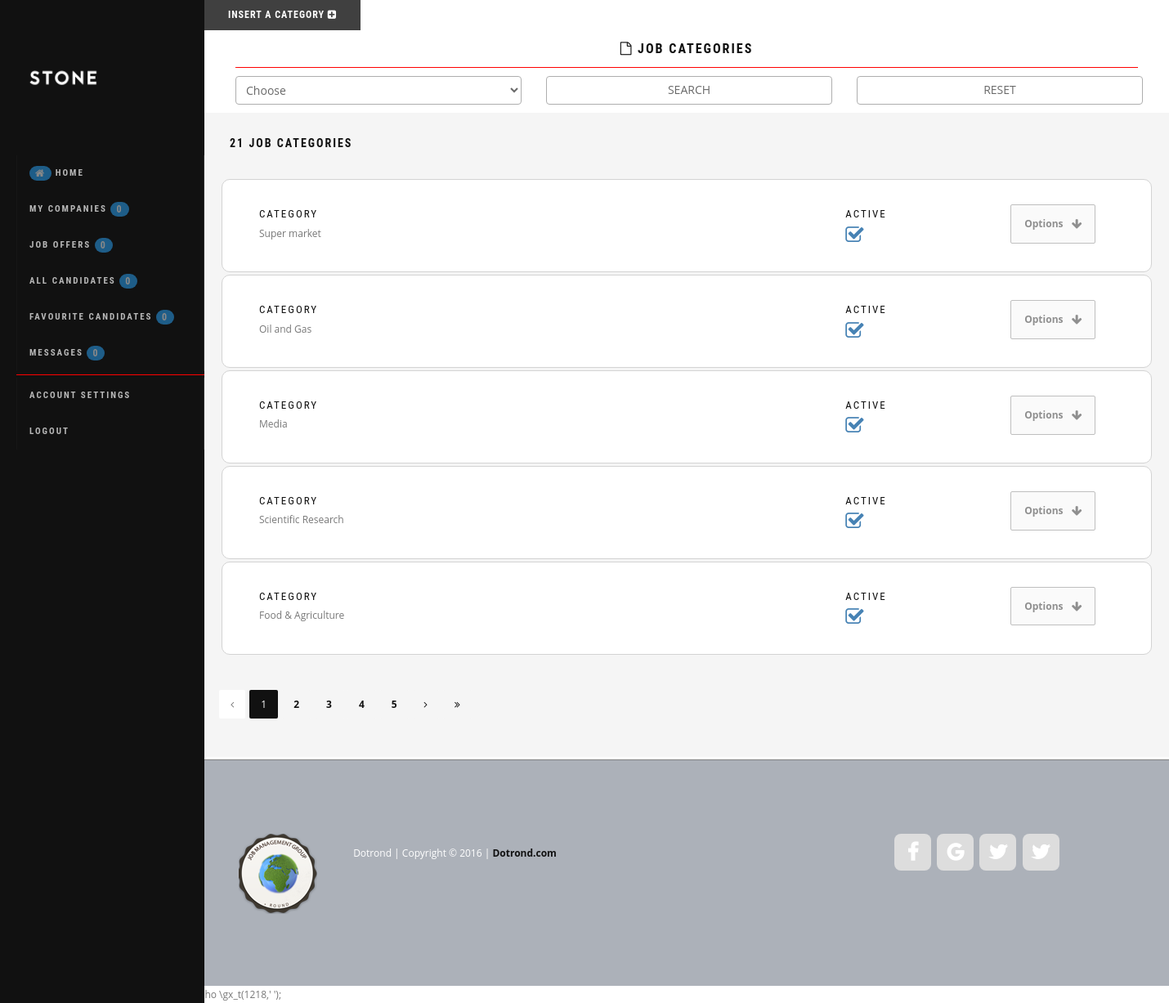
Page /admin/lst_categories.php (signed in) on the committed database.
### tables this page shows
CREATE TABLE IF NOT EXISTS `category_expertises` (
  `id_cat_expertise` int(11) NOT NULL AUTO_INCREMENT,
  `en_expertise_category` varchar(80) DEFAULT NULL,
  `de_expertise_category` varchar(80) DEFAULT NULL,
  `fr_expertise_category` varchar(80) DEFAULT NULL,
  `it_expertise_category` varchar(80) DEFAULT NULL,
  `rs_expertise_category` varchar(80) DEFAULT NULL,
  `al_expertise_category` varchar(80) DEFAULT NULL,
  `active` tinyint(1) NOT NULL DEFAULT '1',
  PRIMARY KEY (`id_cat_expertise`)
);

CREATE TABLE IF NOT EXISTS `social_fanpages` (
  `id_fanpage` int(11) NOT NULL AUTO_INCREMENT,
  `company_name` varchar(80) DEFAULT NULL,
  `img_icon` varchar(50) DEFAULT NULL,
  `http_direction` mediumtext,
  `active` tinyint(4) DEFAULT '1',
  PRIMARY KEY (`id_fanpage`),
  UNIQUE KEY `id_fanpage` (`id_fanpage`)
);

### admin/construct_pagination.php (called while the page is built, shortened)
<?php
$nbPages = ceil($total/$_SESSION['epp']);
$current = 1;
$start=($current * $_SESSION['epp'] - $_SESSION['epp']);
?>

### admin/lst_categories.php (the view, shortened to what this page needs)
<?php
require_once('assets/include/functions.php');
$module=basename($_SERVER["SCRIPT_NAME"]);
$filename=basename(__FILE__, '.php');
require_once('assets/include/variables.php');
$count_category = $dbj->query('SELECT category_expertises.id_cat_expertise FROM category_expertises WHERE 1=1 '.$_SESSION[$filename]['search_query'].'');
$total = $count_category->rowCount();
$title_total_results=$total.' Job Categories';
include('construct_pagination.php');
require_once('assets/css_header.php');
?>
<body>
<?php include('left_menu.php'); ?>
<div class="content">
<section id="insButton">
  <a class="fancybox fancybox.iframe btn btn-dark" href="ins_category.php">Insert a Category <i class="fa fa-plus-square fa-1x"></i></a>
</section>
<div class="container">
  <div class="row">
    <div class="col-md-12 text-center">
      <h4 class="padding10"><b><i class="fa fa-file-o"></i> Job Categories</b></h4>
       <hr class="divider-menu">
    </div>
  </div>
</div>
<section id="adminheader">
  <div class="container">
    <form name="name" method="post" action="post_search_categories.php">
      <div class="form-group col-lg-4 text-left">
        <select id="id_cat_expertise" name="id_cat_expertise" class="form-control">
        <option value="">Choose</option>
        </select>
      </div>
      <div class="form-group col-lg-4">
        <input type="submit" name="name" class="form-control btn-default" value="SEARCH">
      </div>
      <div class="form-group col-lg-4">
        <input type="submit" name="reset" class="form-control btn-default" value="RESET">
      </div>
    </form>
  </div>
</section>
<section id="module" class="bg-gray">
  <h5 class="padding30"><b><?php echo $title_total_results;?></b></h5>
  <div class="container-custom-grid">
   <div class="row">
    <div class="col-md-12">
    <?php $cat_exp=$dbj->query('SELECT category_expertises.id_cat_expertise, category_expertises.'.$_SESSION['jbms_front']['lang_code'].'_expertise_category AS expertise_category, category_expertises.active FROM category_expertises WHERE 1=1 '.$_SESSION[$filename]['search_query'].' ORDER BY category_expertises.id_cat_expertise DESC LIMIT '.$start.', '.$_SESSION['epp'].'');
    ?>
    <?php if($cat_exp->rowCount()>0){
          while($row_cat=$cat_exp->fetch(PDO::FETCH_ASSOC)){
    ?>
    <div class="wizard-card row border padding30">
      <div class="col-lg-8">
      <h4 class="iconbox-header">Category</h4>
        <fieldset>
          <?php echo $row_cat['expertise_category'];?>
        </fieldset>
      </div>
      <div class="col-lg-2">
        <h4 class="iconbox-header">Active</h4>
        <fieldset>
        <?php echo getState($row_cat['active']);?>
        </fieldset>
      </div>
       <div class="col-md-2 text-center">
       <div class="button-group">
         <a class="btn-optionsmenu button-dropdown" href="#" data-toggle="dropdown">Options <i class="fa fa-arrow-down fa-1x"></i></a>
      </div>
      </div>
    </div>
    <?php } } ?>
    <?php if ($nbPages>1) {?>
    <div class="pagination">
     <?php echo paginate($module, '?p=', $nbPages, $current, '#module'); ?>
    </div>
    <?php } ?>
    </div>
  </div>
</section>
  <?php require_once('footer.php');?>
</div>
<?php echo file_get_contents('assets/js_bottom.php');?>
</body>
</html>

### admin/assets/include/functions.php (shortened to what this page needs)
<?php
function paginate($url, $link, $total, $current, $sectionID, $adj=3) {
  $prev = $current - 1;
  $next = $current + 1;
  $pagination = '';
  if ($total > 1) {
    $pagination .= "<ul class=\"pagination\">";
    if (($current == 3) OR ($current > 3)) {
      $pagination .= "<li><a href=\"{$url}{$link}1{$sectionID}\"><i class=\"fa fa-angle-double-left\"></i></a></li>";
      $pagination .= "<li><a href=\"{$url}{$link}{$prev}{$sectionID}\"><i class=\"fa fa-angle-left\"></i></a></li>";
    } else {
      $pagination .= "<li class=\"page-item disabled\"><a><i class=\"fa fa-angle-left\"></i></a></li>";
    }
    if ($total < 7 + ($adj * 2)) {
      $pagination .= ($current == 1) ? "<li class='active'><a>1</a></li>" : "<li><a href=\"{$url}{$link}1{$sectionID}\">1</a></li>";
      for ($i=2; $i<=$total; $i++) {
        if ($i == $current) {
          $pagination .= "<li class=\"active\"><a>{$i}</a></li>";
        } else {
          $pagination .= "<li><a href=\"{$url}{$link}{$i}{$sectionID}\">{$i}</a></li>";
        }
      }
    }
    if (($total == 3) OR ($total < 3) OR ($total-1 == $current) OR ($total == $current)) {
      $pagination .= "<li class=\"page-item disabled\"><a><i class='fa fa-angle-right'></i></a></li>";
    } else {
      $pagination .= "<li><a href=\"{$url}{$link}{$next}{$sectionID}\"><i class='fa fa-angle-right'></i></a></li>";
      $pagination .= "<li><a href=\"{$url}{$link}{$total}{$sectionID}\"><i class='fa fa-angle-double-right'></i></a></li>";
    }
  }
  return ($pagination);
}
function getState($state) {
    $color = '';
    switch ($state) {
        case '1': $color = '#4682B4';
          $infoactive='<i class="fa fa-check-square-o fa-2x"></i>';
        break;
    }
    echo '<span style="color: '.$color.';">'.$infoactive.'</span>';
}
?>

### admin/footer.php
<?php $pages=$dbj->query('SELECT social_fanpages.company_name,  social_fanpages.img_icon, social_fanpages.http_direction FROM social_fanpages ORDER BY social_fanpages.http_direction');
?>
<footer class="footer" id="footer">
    <div class="container">
        <div class="row">
            <div class="col-md-1 col-sm-1">
                <div class="footer-logo">
                    <a href="index.html">
                        <img src="images/logo.png" alt="">
                    </a>
                </div>
            </div>
            <div class="col-md-4 col-sm-4">
                <div class="copyright">
                         Dotrond | Copyright &copy; 2016 |
                        <a rel="nofollow" href="#" target="_parent">Dotrond.com</a>
                </div>
            </div>
            <div class="col-md-6 col-sm-6">
                <ul class="social-icons">
                <?php
                    while($row_pages=$pages->fetch(PDO::FETCH_ASSOC)){
                ?>
                <li><a href="<?php echo $row_pages['http_direction'];?>" class="<?php echo  $row_pages['img_icon'];?>" target="_new"></a></li>
                <?php } ?>
                </ul>
            </div>
        </div>
    </div>
</footer>

### rows in the picture
category_expertises: en_expertise_category "Super market", active 1 (drawn)
category_expertises: en_expertise_category "Oil and Gas", active 1 (drawn)
category_expertises: en_expertise_category "Media", active 1 (drawn)
category_expertises: en_expertise_category "Scientific Research", active 1 (drawn)
category_expertises: en_expertise_category "Food & Agriculture", active 1 (drawn)

### other values in the picture
count_companies('',$my_companies=true) "0"
count_job_offers() "0"
count_all_candidates() "0"
count_favourite_candidates() "0"
count_received_msg() "0"
$title_total_results "21 JOB CATEGORIES"
file_get_contents('assets/js_bottom.php') "'); echo \\gx_b(1217),\\gx_e(log_message()); ; echo \\gx_t(1218,'"
